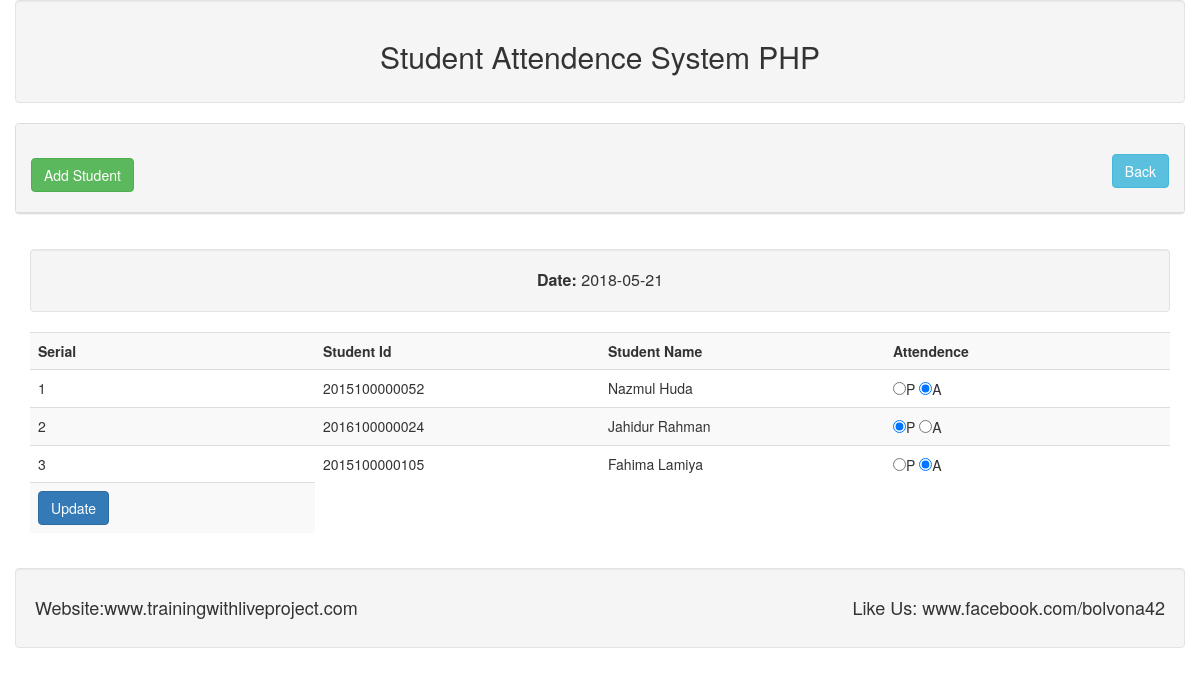
/student_view.php?dt=2018-05-21, run on the app's committed database.
### tables this page shows
CREATE TABLE `tbl_students` (
  `stId` int(11) NOT NULL,
  `id` varchar(13) NOT NULL,
  `name` varchar(70) NOT NULL,
  `batch` int(11) NOT NULL
);

CREATE TABLE `tbl_attendence` (
  `aid` int(11) NOT NULL,
  `id` varchar(13) NOT NULL,
  `attend` varchar(50) DEFAULT NULL,
  `att_time` date DEFAULT NULL
);

### lib/Database.php (called while the page is built, shortened)
<?php
Class Database{
 public $host   = DB_HOST;
 public $user   = DB_USER;
 public $pass   = DB_PASS;
 public $dbname = DB_NAME;
 public $link;
private function connectDB(){
 $this->link = new mysqli($this->host, $this->user, $this->pass,
  $this->dbname);
 }
public function select($query){
  $result = $this->link->query($query) or
   die($this->link->error.__LINE__);
  if($result->num_rows > 0){
    return $result;
  } else {
    return false;
  }
 }
}

### lib/Student.php (called while the page is built, shortened)
<?php
 	   $filepath = realpath(dirname(__FILE__));
       include_once ($filepath.'/Database.php');
    ?>
<?php
Class Student
{
	private $db;
	public function __construct()
	{
		$this->db = new Database();
	}
	public function getAllData($dt){
		$query = "SELECT tbl_students.name, tbl_attendence.* FROM tbl_students INNER JOIN tbl_attendence ON tbl_students.id = tbl_attendence.id WHERE att_time = '$dt'";
		  $result = $this->db->select($query);
		  return $result;
	}
}
?>

### student_view.php (the view, shortened to what this page needs)
<?php
include 'inc/header.php';
$filepath = realpath(dirname(__FILE__));
include_once ($filepath.'/lib/Student.php');
   ?>
   <?php
     $stu = new Student();
	 $dt = $_GET['dt'];
?>
		<div class="panel panel-default">
			<div class="panel-heading">
			<h2>
				<a class="btn btn-success" href="add.php">Add Student</a>
				<a class="btn btn-info pull-right" href="date_view.php">Back</a>
			</h2>
			</div>
		</div>
		<div class="panel-body">
			<div class="well text-center" style="font-size: 16px;">
			<strong>Date: </strong><?php  echo $dt; ?>
			</div>
			<form action="" method="post">
			<div class="card">
				<table class="table table-striped">
					<tr>
						<th width="25%">Serial</th>
						<th width="25%">Student Id</th>
						<th width="25%">Student Name</th>
						<th width="25%">Attendence</th>
					</tr>
					<?php
					$get_stu = $stu->getAllData($dt);
					if($get_stu){
						$i = 0;
					while ($value = $get_stu->fetch_assoc()) {
						$i++;
					?>
						<tr>
						<td><?php  echo $i; ?></td>
						<td><?php  echo $value['id']; ?></td>
						<td><?php  echo $value['name']; ?></td>
						<td>
							<input type="radio" name="attend[<?php echo $value['id']; ?>]" value="present" <?php
									if($value['attend'] == "present")
									{echo "checked"; }
							 ?> >P
							<input type="radio" name="attend[<?php echo $value['id']; ?>]" value="absent" <?php
							if($value['attend'] == "absent") {echo "checked"; }
							 ?>>A
						</td>
					</tr>
						<?php
						}
					}
						?>
					<tr>
						<td>
							<input type="submit" name="submit" class="btn btn-primary" value="Update">
						</td>
					</tr>
				</table>
			</div>
			</form>
		</div>
<?php
include 'inc/footer.php';
?>

### inc/header.php (shortened to what this page needs)
<!DOCTYPE html>
<html>
<head>
<link rel="stylesheet" href="https://maxcdn.bootstrapcdn.com/bootstrap/3.3.7/css/bootstrap.min.css">
</head>
<body>
	<div class="container">
	<div class="row">
		<div class="well text-center">
		<h2>Student Attendence System PHP</h2>
		</div>

### inc/footer.php
		<div class="well">
			<h4>Website:www.trainingwithliveproject.com
			<span class="pull-right">Like Us: www.facebook.com/bolvona42 </span>
			</h4>
		</div>
	</div>
	</div>
</body>
</html>

### data on the page
tbl_students: tbl_attendence.id "2015100000052", name "Nazmul Huda"
tbl_attendence: attend "☑"
tbl_students: tbl_attendence.id "2016100000024", name "Jahidur Rahman"
tbl_attendence: attend "☑"
tbl_students: tbl_attendence.id "2015100000105", name "Fahima Lamiya"
tbl_attendence: attend "☑"

### other printed values
$dt "2018-05-21"
